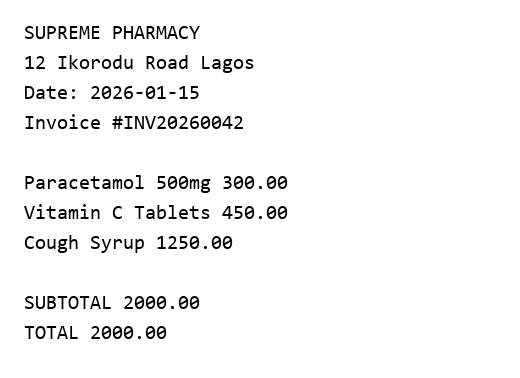
#> input picture tests/fixtures/extract/clean_single_column.png, 520 x 378 px
$ python -i preprocess.py   (imports and definitions only)
#> lines starting #> are read from the running program, lines starting #| are printed output that depends on the picture; after the words box and inside, x2 and y2 are one past the last pixel; in counts of white or black regions, pixels touching at a corner belong together
#> further down, picture is the input picture: shape (378, 520); min 0, max 255, mean 245
"""OpenCV preprocessing for OCR, per DESIGN-V3.md's Extract tool inventory.

Deskew + contrast/threshold cleanup ahead of the RapidOCR adapter. General-
purpose OCR accuracy is sensitive to image quality; this step exists to
support that adapter specifically, not as a shared step every extractor runs.

normalize_orientation(), unlike the rest of this module, is a correctness
fix rather than a quality tradeoff, and both the raw-bytes and the
preprocess()'d OCR pass in rapidocr_adapter.py call it. Confirmed against
a real phone photo: cv2.imdecode()/np.frombuffer() read raw pixel data and
silently ignore EXIF orientation metadata. A photo taken in portrait but
tagged "rotate 90 degrees on display" (EXIF orientation 6 — the normal
case for a phone held upright, common on Android/iOS cameras) decodes as
sideways landscape pixels. RapidOCR then reads real, legible text but in
a scrambled reading order, since box positions are computed against the
wrong axes — this produced 0/27 successful extractions against a real
receipt sample before this fix, despite the underlying OCR being accurate.
"""

from __future__ import annotations

import io

import cv2
import numpy as np
from PIL import Image as PILImage
from PIL import ImageOps, UnidentifiedImageError

from etl.extract.protocol import Image

_CLAHE = cv2.createCLAHE(clipLimit=2.0, tileGridSize=(8, 8))


# [12 lines that did not run here, left out]


# [10 lines that did not run here, left out]


# [19 lines that did not run here, left out]


def _deskew(gray: np.ndarray) -> np.ndarray:
    inverted = cv2.bitwise_not(gray)
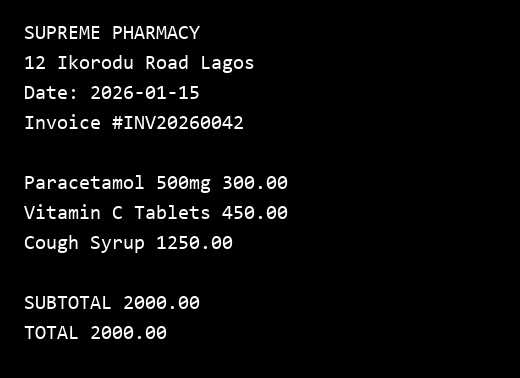
#> inverted: shape (378, 520); min 0, max 255, mean 10
    thresh = cv2.threshold(inverted, 0, 255, cv2.THRESH_BINARY | cv2.THRESH_OTSU)[1]
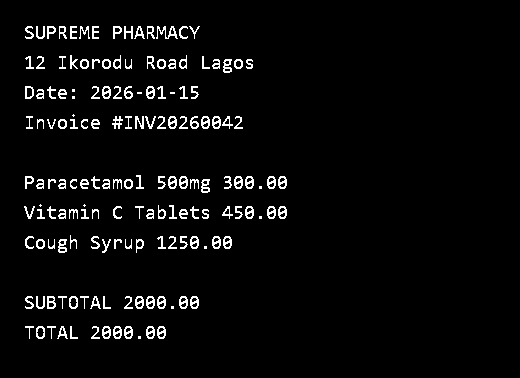
#> thresh: shape (378, 520); 4% white in thin lines or dots, all inside (x1, y1, x2, y2) = (24, 26, 287, 339)

    coords = cv2.findNonZero(thresh)
#> coords = contour of 7906 points, box (x1, y1, x2, y2) (24, 26, 287, 339), area 11851
    if coords is None:  # pyright: ignore[reportUnnecessaryComparison]
        return gray

    angle = cv2.minAreaRect(coords)[-1]
#> angle = -90
    if angle < -45:
        angle = -(90 + angle)
#> angle = 0
    else:
        angle = -angle

    if abs(angle) < 0.1:
        return gray

    height, width = gray.shape
    center = (width / 2, height / 2)
    matrix = cv2.getRotationMatrix2D(center, angle, 1.0)
    return cv2.warpAffine(
        gray,
        matrix,
        (width, height),
        flags=cv2.INTER_CUBIC,
        borderMode=cv2.BORDER_REPLICATE,
    )


# [11 lines left out: function _clean, not called in this run]

>>> import cv2
>>> picture = cv2.imread('../../../tests/fixtures/extract/clean_single_column.png', cv2.IMREAD_GRAYSCALE)
>>> result = _deskew(picture)

$ run again, on tests/fixtures/extract/qty_unit_price_items.png
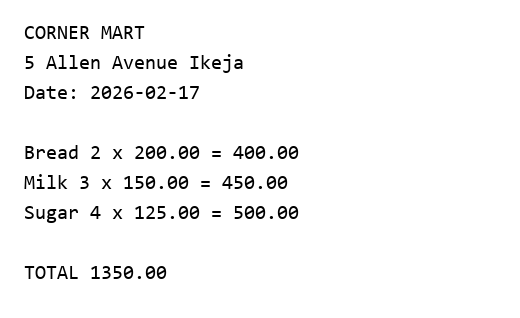
#> input picture tests/fixtures/extract/qty_unit_price_items.png, 520 x 318 px
#> picture is the input picture: shape (318, 520); min 0, max 255, mean 246.5
#> in _deskew, `inverted = cv2.bitwise_not(gray)`:
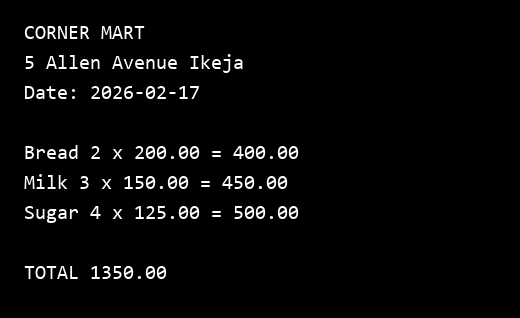
#> inverted: shape (318, 520); min 0, max 255, mean 8.5
#> in _deskew, `thresh = cv2.threshold(inverted, 0, 255, cv2.THRESH_BINARY | cv2.THRES..`:
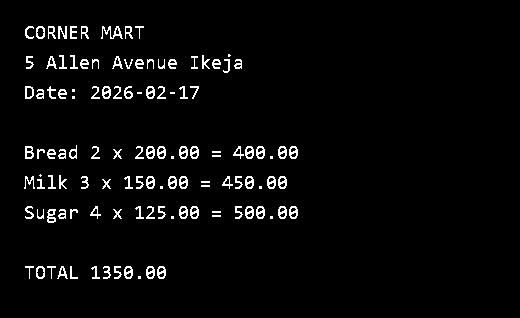
#> thresh: shape (318, 520); 3.5% white in thin lines or dots, all inside (x1, y1, x2, y2) = (24, 26, 298, 279)
#> coords = contour of 5724 points, box (x1, y1, x2, y2) (24, 26, 298, 279), area 6568
#> in _deskew, `angle = cv2.minAreaRect(coords)[-1]`: angle = -90
#> in _deskew, `angle = -(90 + angle)`: angle = 0

$ run again, on tests/fixtures/extract/skewed.png
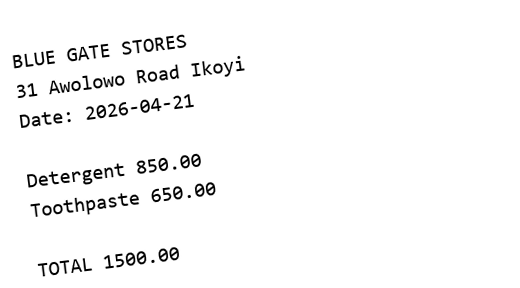
#> input picture tests/fixtures/extract/skewed.png, 520 x 288 px
#> picture is the input picture: shape (288, 520); min 0, max 255, mean 247.3
#> in _deskew, `thresh = cv2.threshold(inverted, 0, 255, cv2.THRESH_BINARY | cv2.THRES..`:
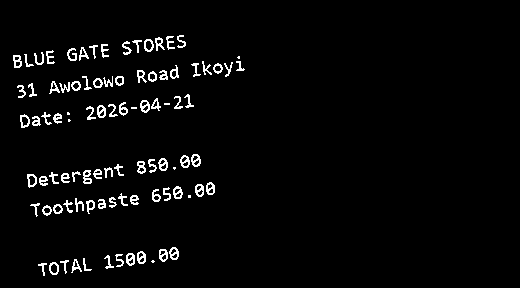
#> thresh: shape (288, 520); 3.3% white in thin lines or dots, all inside (x1, y1, x2, y2) = (13, 35, 245, 276)
#> coords = contour of 4874 points, box (x1, y1, x2, y2) (13, 35, 245, 276), area 334
#> in _deskew, `angle = cv2.minAreaRect(coords)[-1]`: angle = -6.79
#> in _deskew, `angle = -angle`: angle = 6.79
#> matrix = [[0.993, 0.118, -15.2], [-0.118, 0.993, 31.75]]
#> in _deskew, `return cv2.warpAffine( gray, matrix, (width, height), flags=cv2.INTER_..`:
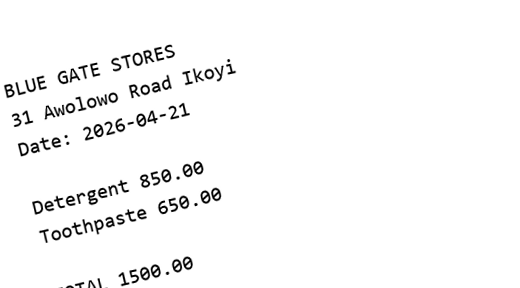
#> returned value: shape (288, 520); min 0, max 255, mean 247.4

$ run again, on tests/fixtures/extract/subtotal_only.png
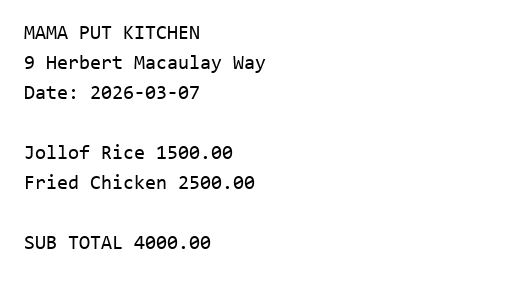
#> input picture tests/fixtures/extract/subtotal_only.png, 520 x 288 px
#> picture is the input picture: shape (288, 520); min 0, max 255, mean 246.7
#> in _deskew, `inverted = cv2.bitwise_not(gray)`:
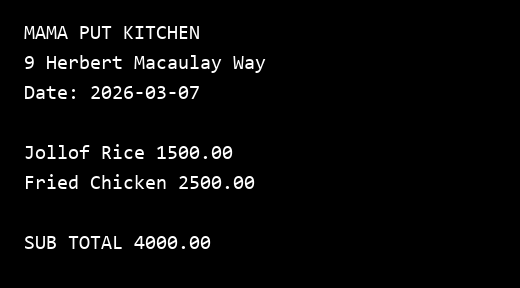
#> inverted: shape (288, 520); min 0, max 255, mean 8.3
#> in _deskew, `thresh = cv2.threshold(inverted, 0, 255, cv2.THRESH_BINARY | cv2.THRES..`:
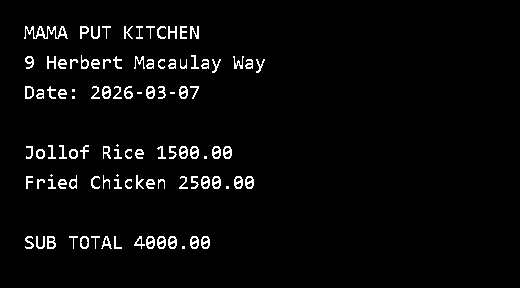
#> thresh: shape (288, 520); 3.3% white in thin lines or dots, all inside (x1, y1, x2, y2) = (24, 26, 265, 249)
#> coords = contour of 5006 points, box (x1, y1, x2, y2) (24, 26, 265, 249), area 5031
#> in _deskew, `angle = cv2.minAreaRect(coords)[-1]`: angle = -90
#> in _deskew, `angle = -(90 + angle)`: angle = 0
